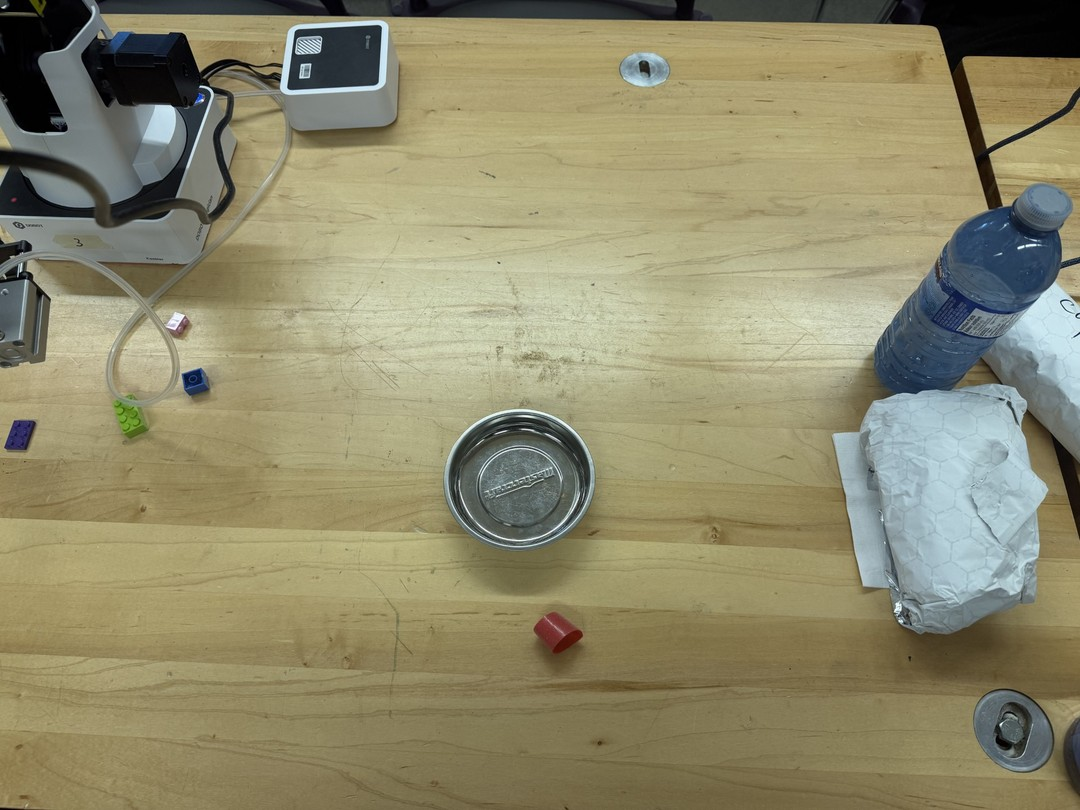
#> input picture Collaborative_Robotics/img 1.jpg, 1080 x 810 px
$ python -i hand_safety.py   (imports and definitions only)
#> lines starting #> are read from the running program, lines starting #| are printed output that depends on the picture; after the words box and inside, x2 and y2 are one past the last pixel; in counts of white or black regions, pixels touching at a corner belong together
#> further down, picture is the input picture: shape (810, 1080, 3); mean B, G, R 108.1, 138.4, 143.2
"""
hand_safety.py - The Lifeguard
Monitors camera feed for human hands in the danger zone.
Immediately triggers emergency retract if hand detected.
Runs continuously in background.
"""

import cv2
import numpy as np
import threading
import time
from collections import deque


class SafetyMonitor:
    """Monitors for human hands and enforces safety zones"""

    # [239 lines left out: functions __init__, run, check_frame_for_hands, _detect_hands, _detect_hands_color, _detect_hands_yolo and 8 more, not called in this run]


class SkinColorDetector:
    """Dedicated skin color detection class"""

    def __init__(self):
        """Initialize skin color detector"""
        # HSV ranges for skin color (can be adjusted)
        self.lower_hsv = np.array([0, 20, 70])
        self.upper_hsv = np.array([20, 255, 255])

    def get_skin_mask(self, frame):
        """Get binary mask of skin regions"""
        hsv = cv2.cvtColor(frame, cv2.COLOR_BGR2HSV)
#> hsv: shape (810, 1080, 3); mean H, S, V 37.4, 75.3, 147
        mask = cv2.inRange(hsv, self.lower_hsv, self.upper_hsv)
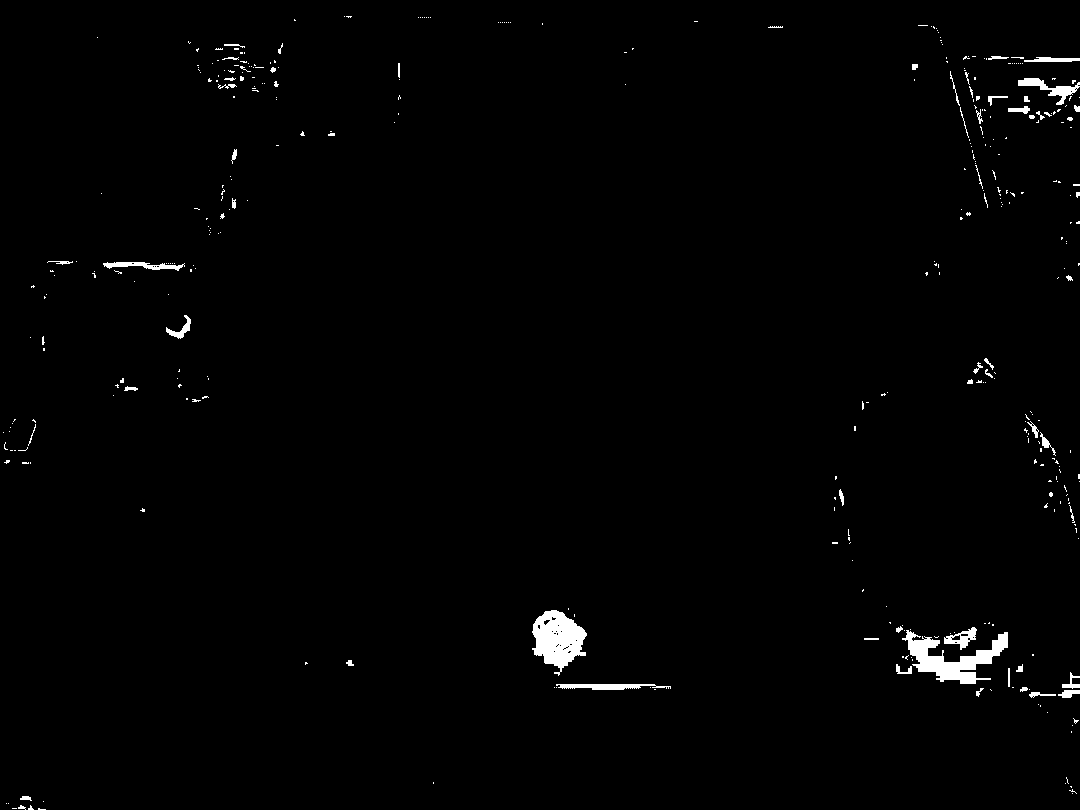
#> mask: shape (810, 1080); 1.1% white; 388 white regions (331 under 20 px), largest, box (x1, y1, x2, y2) and area: (902, 630, 1008, 684) 2236, (532, 610, 587, 676) 2183, (1018, 78, 1080, 105) 516

        # Morphological operations
        kernel = cv2.getStructuringElement(cv2.MORPH_ELLIPSE, (5, 5))
        mask = cv2.morphologyEx(mask, cv2.MORPH_CLOSE, kernel)
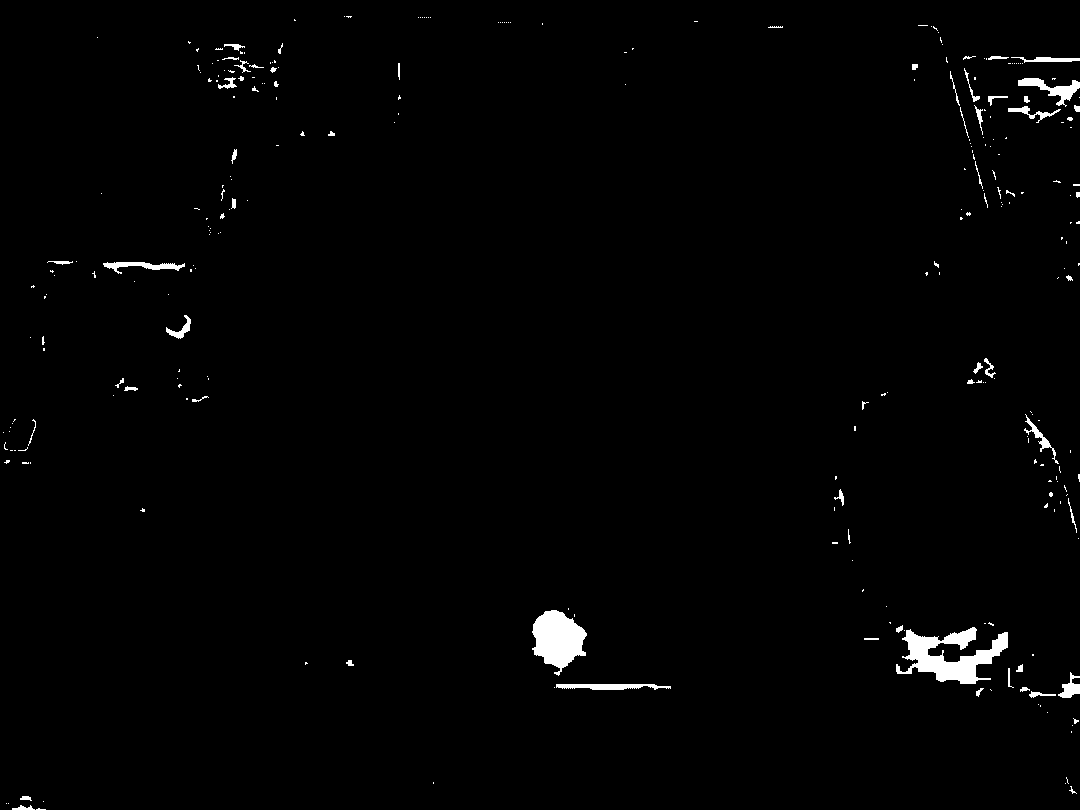
#> mask: shape (810, 1080); 1.3% white; 283 white regions (223 under 20 px)

        return mask

    def detect_hands(self, frame):
        """Detect hand locations"""
        mask = self.get_skin_mask(frame)
        contours, _ = cv2.findContours(mask, cv2.RETR_TREE, cv2.CHAIN_APPROX_SIMPLE)
#> contours = 283 contours, 249 with area under 20; largest, box (x1, y1, x2, y2) and area: (896, 627, 1008, 684) 2659, (532, 610, 587, 676) 2170, (1018, 78, 1080, 107) 520, (556, 684, 671, 690) 387, (103, 262, 185, 274) 328

        hands = []
        for contour in contours:
            area = cv2.contourArea(contour)
            if area > 500:  # Minimum area threshold
                M = cv2.moments(contour)
                if M["m00"] > 0:
                    x = int(M["m10"] / M["m00"])
                    y = int(M["m01"] / M["m00"])
                    hands.append((x, y))
#> this loop made 283 passes
#> (area, x, y) on passes 31, 37, 210: (2659, 950, 655), (2170.5, 557, 638), (520, 1052, 88)
#> area on passes 2, 6, 17, 19, 22, 23: 40, 26, 52, 20, 387, 224
#> after the loop, hands = [(950, 655), (557, 638), (1052, 88)]

        return hands

>>> import cv2
>>> picture = cv2.imread('../Collaborative_Robotics/img 1.jpg')
>>> result = SkinColorDetector().detect_hands(picture)
#> result = [(950, 655), (557, 638), (1052, 88)]

$ run again, on Collaborative_Robotics/img 2-1080w-downscale.net.jpg
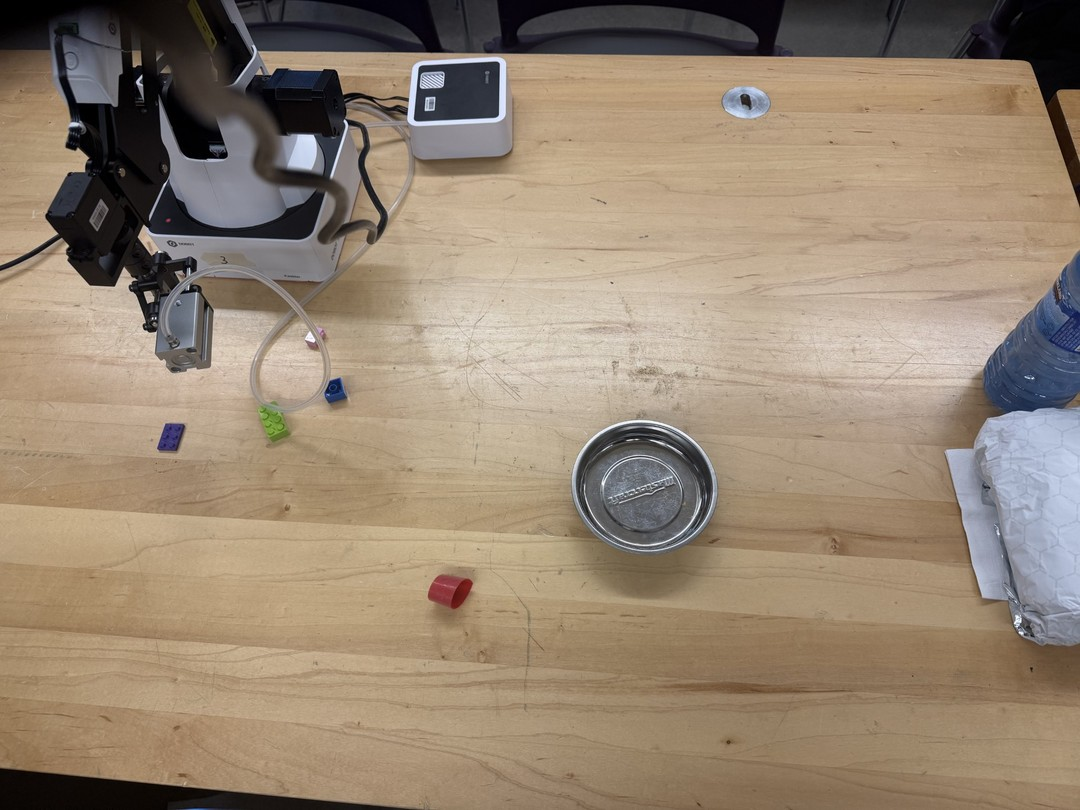
#> input picture Collaborative_Robotics/img 2-1080w-downscale.net.jpg, 1080 x 810 px
#> picture is the input picture: shape (810, 1080, 3); mean B, G, R 114.3, 133.4, 150.3
#> hsv: shape (810, 1080, 3); mean H, S, V 35, 70, 152.6
#> in get_skin_mask, `mask = cv2.inRange(hsv, self.lower_hsv, self.upper_hsv)`:
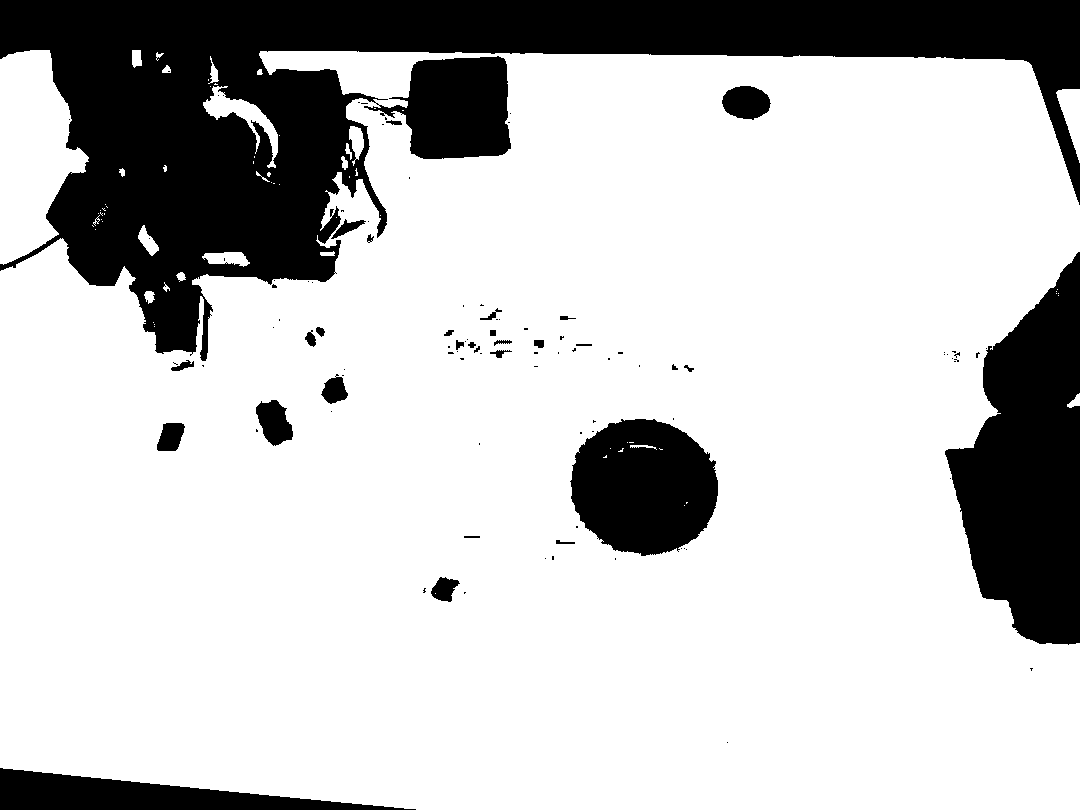
#> mask: shape (810, 1080); 77.3% white; 104 black regions (74 under 20 px), largest, box (x1, y1, x2, y2) and area: (0, 0, 1080, 361) 135179, (945, 252, 1080, 645) 33855, (570, 419, 718, 556) 15619
#> in get_skin_mask, `mask = cv2.morphologyEx(mask, cv2.MORPH_CLOSE, kernel)`:
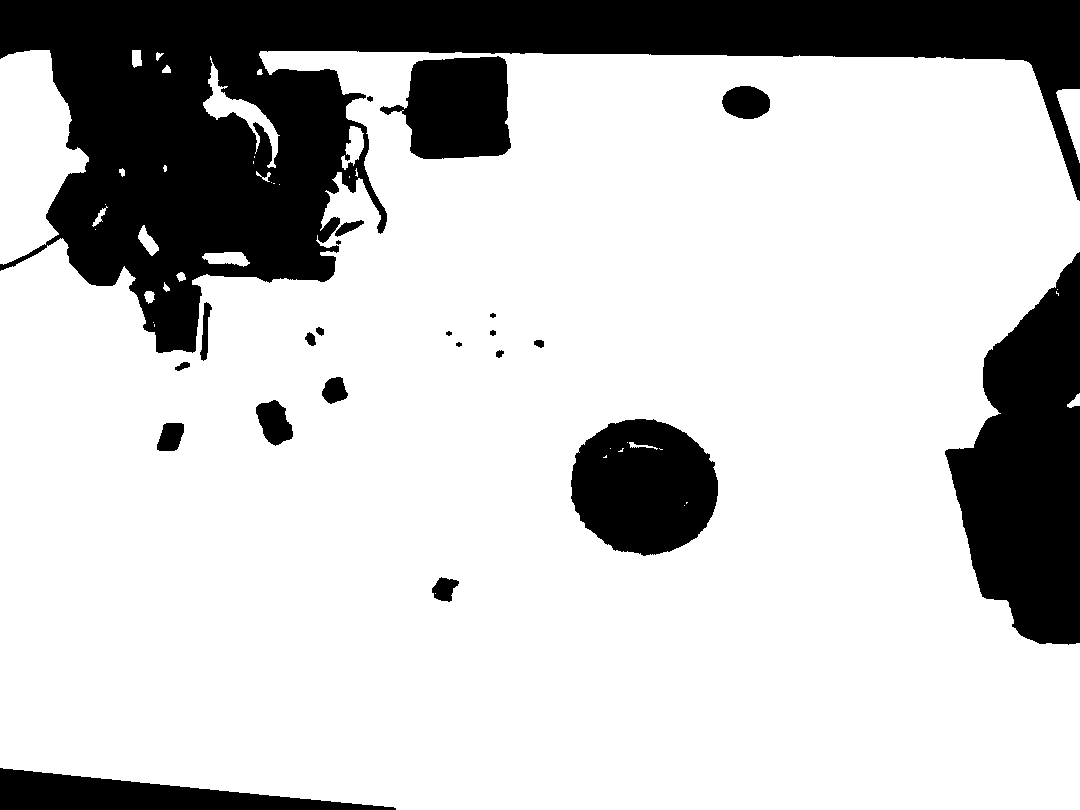
#> mask: shape (810, 1080); 77.5% white; 23 black regions (1 under 20 px)
#> contours = 61 contours, 23 with area under 20; largest, box (x1, y1, x2, y2) and area: (0, 51, 1080, 810) 688466, (570, 418, 719, 557) 15870, (0, 50, 89, 265) 12214, (379, 55, 512, 160) 9992, (203, 56, 280, 168) 1607
#> the loop in detect_hands, `for contour in contours:` made 61 passes
#> (area, x, y) on passes 25, 28, 30, 33, 34, 43, 44, 58: (858, 1071, 113), (1607, 238, 111), (688466, 558, 456), (634, 170, 436), (15869.5, 643, 486), (1177.5, 273, 422), (528.5, 334, 390), (1303.5, 745, 102)
#> after the loop in detect_hands, `for contour in contours:`: hands = [(1071, 113), (238, 111), (558, 456), (170, 436), (643, 486), (273, 422), (334, 390), (745, 102), (457, 107), (31, 151)]
#> result has the same summary as hands in detect_hands
